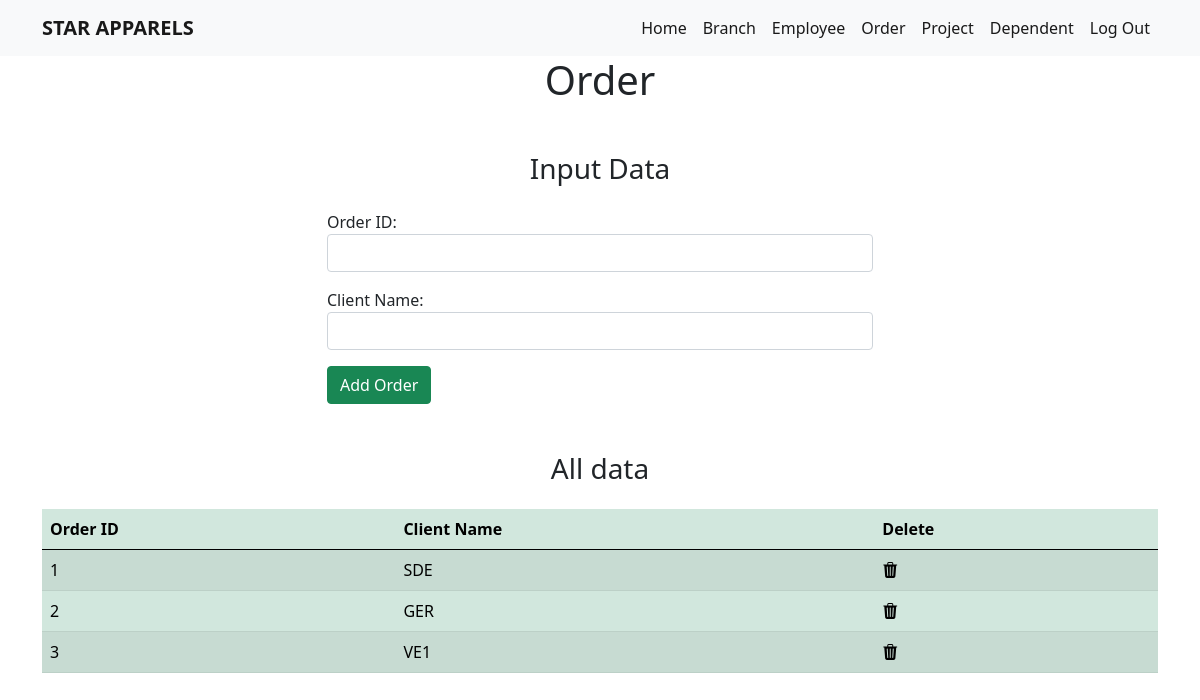
Screenshot of /order.php (signed in) with the database file from the repository.
### tables this page shows
CREATE TABLE `order_tbl` (
  `OrderID` int(11) NOT NULL,
  `ClientName` varchar(255) DEFAULT NULL
);

### order.php (the view, shortened to what this page needs)
<?php
include 'header.php';
?>
<!DOCTYPE html>
<html lang="en">
<head>
</head>
<body>
  <?php
  include 'nav.php';
  ?>
  <h1 class="text-center text-capitalize mb-5">Order</h1>
  <div class="container">
    <h3 class="text-center mb-4">Input Data</h3>
    <div class="row">
      <div class="col col-12 col-md-6 m-auto">
        <form action="order-submit.php" method="post">
          <div class="form-group mb-3">
            <label for="orderIdentifier">Order ID:</label>
            <input type="text" class="form-control" id="orderIdentifier" name="orderIdentifier" required>
          </div>
          <div class="form-group mb-3">
            <label for="clientName">Client Name:</label>
            <input type="text" class="form-control" id="clientName" name="clientName" required>
          </div>
          <button type="submit" class="btn btn-success">Add Order</button>
        </form>
      </div>
    </div>
  </div>
  <div class="container mt-5">
    <h3 class="text-center mb-4">All data</h3>
    <table class="table table-success table-striped table-hover">
      <thead>
        <tr>
          <th>Order ID</th>
          <th>Client Name</th>
          <th scope="col">Delete</th>
        </tr>
      </thead>
      <tbody>
        <?php
        include 'db.php';
        $sql = "SELECT OrderID, ClientName FROM `Order_tbl`";
        $result = $conn->query($sql);
        if ($result->num_rows > 0) {
          while ($row = $result->fetch_assoc()) {
            echo "<tr>";
            echo "<td>" . $row["OrderID"] . "</td>";
            echo "<td>" . $row["ClientName"] . "</td>";
            echo '<td><a href="order-delete.php?orderID='.$row["OrderID"] .'"><i class="bi bi-trash3-fill"></i></a></td>';
            echo "</tr>";
          }
        } else {
          echo "<tr><td colspan='3'>No orders found.</td></tr>";
        }
        ?>
      </tbody>
    </table>
  </div>
</body>
</html>

### nav.php (style rules this page uses)
a { color: unset; }

### rows the page displays
order_tbl: OrderID "1", ClientName "SDE"
order_tbl: OrderID "2", ClientName "GER"
order_tbl: OrderID "3", ClientName "VE1"
